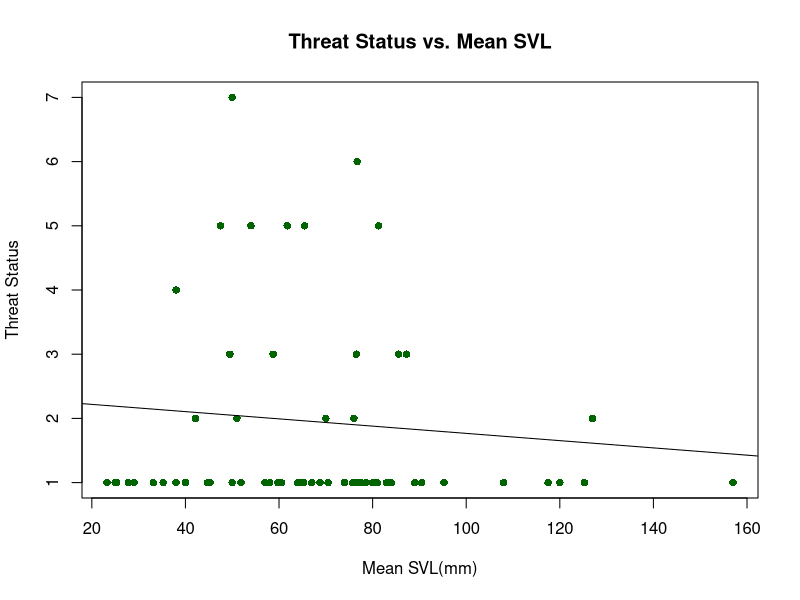
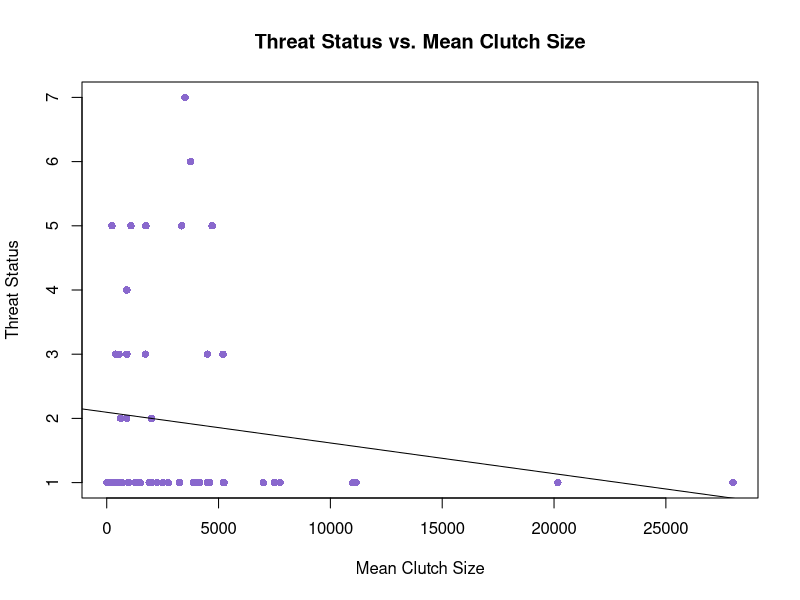
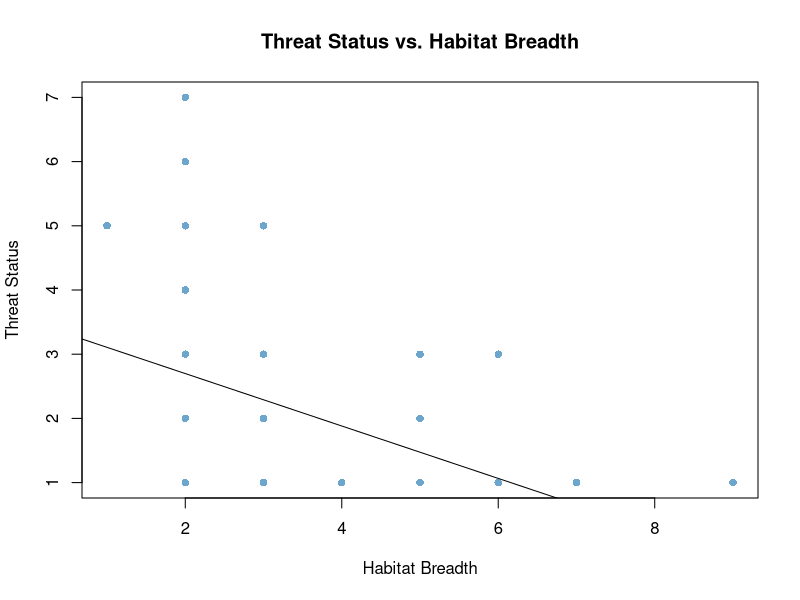
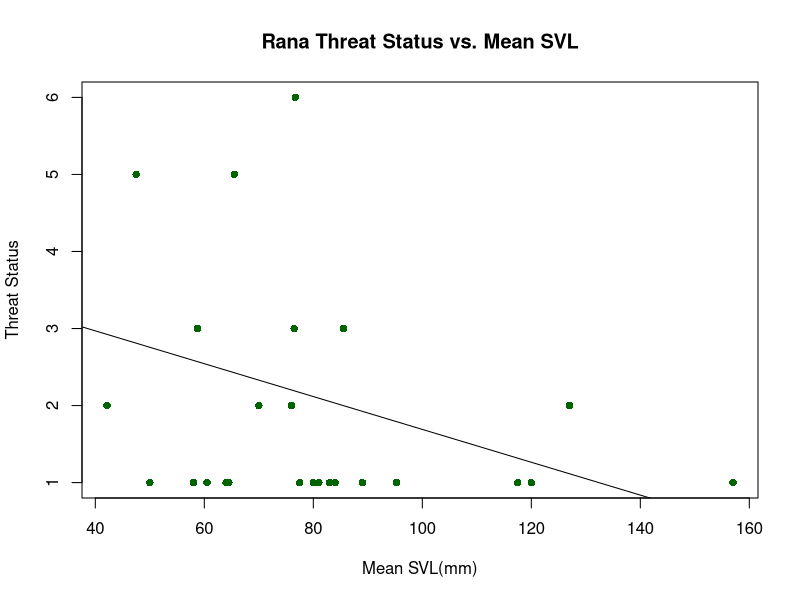
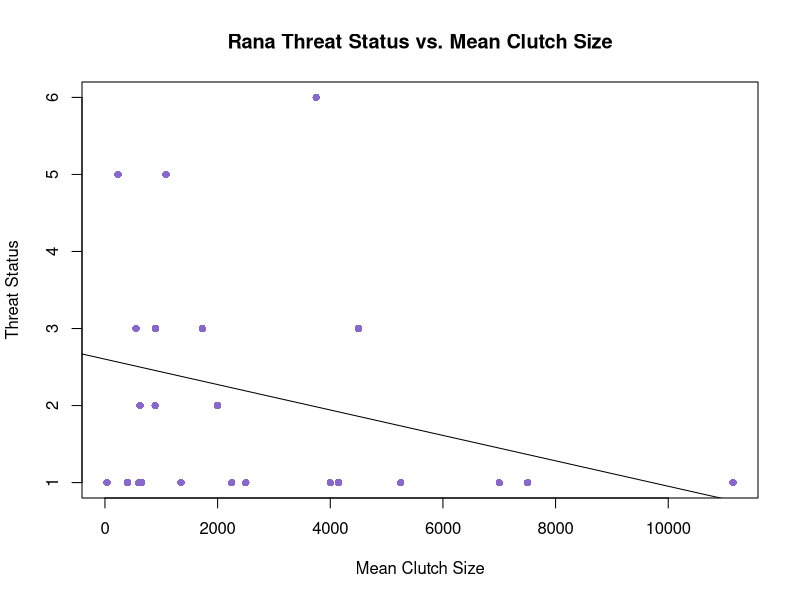
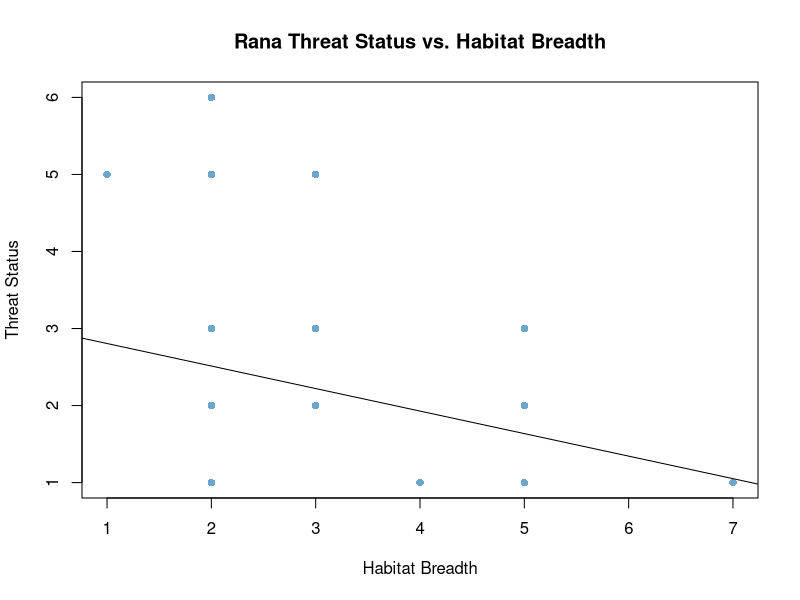

These figures' R source, in order: (Note: this script raises an error after producing the figures.)
# ENEC 395 Undergraduate Research 
# Alicia Wood
# 3/20/17
# Correlates of Extinction Risk in European and North American Amphibians


### Setting my working directory to the folder where all of my data and code are stored

setwd('~/Desktop/Extinction-Risk')

library(dplyr)


### Reading in raw data files

NAfrogs = read.table("NorthAmericanFrogs.txt", header=T, sep = '\t', quote = "\"")
EuroAmphib = read.table("EuropeanAmphibians.txt", header=T, sep = '\t', quote = "\"", na.strings = "DD")
Taxonomy = read.table("Taxonomy.txt", header=T, sep = '\t', quote = "\"")

# Creating threat binary column in the European Dataset
EuroAmphib$ThreatBinary <- NA
EuroAmphib$ThreatBinary[EuroAmphib$IUCN_Status_Vulnerable == 1 | EuroAmphib$IUCN_Status_Endangered == 1 | EuroAmphib$IUCN_Status_NearThreatened == 1 | EuroAmphib$IUCN_Status_CriticallyEndangered == 1] <- 1
EuroAmphib$ThreatBinary[EuroAmphib$IUCN_Status_LeastConcern == 1] <- 0

#Creating Habitat Breadth columns in both datasets
EuroAmphib$Habitat_Forest <- apply(EuroAmphib[,c(123:131)], 1, sum)
EuroAmphib$Habitat_Forest[EuroAmphib$Habitat_Forest > 0] <- 1
EuroAmphib$Habitat_Savanna <- apply(EuroAmphib[,c(132:133)], 1, sum)
EuroAmphib$Habitat_Savanna[EuroAmphib$Habitat_Savanna > 0] <- 1
EuroAmphib$Habitat_Shrubland <- apply(EuroAmphib[,c(134:141)], 1, sum)
EuroAmphib$Habitat_Shrubland[EuroAmphib$Habitat_Shrubland > 0] <- 1
EuroAmphib$Habitat_Grassland <- apply(EuroAmphib[,c(142:148)], 1, sum)
EuroAmphib$Habitat_Grassland[EuroAmphib$Habitat_Grassland > 0] <- 1
EuroAmphib$Habitat_Wetlands <- apply(EuroAmphib[,c(149:164)], 1, sum)
EuroAmphib$Habitat_Wetlands[EuroAmphib$Habitat_Wetlands > 0] <- 1
EuroAmphib$Habitat_RockyAreas[EuroAmphib$Habitat_RockyAreas_inland_cliffs_moutain_peaks == 1] <- 1
EuroAmphib$Habitat_RockyAreas[EuroAmphib$Habitat_RockyAreas_inland_cliffs_moutain_peaks == 0] <- 0
EuroAmphib$Habitat_Caves <- apply(EuroAmphib[,c(166:167)], 1, sum)
EuroAmphib$Habitat_Caves[EuroAmphib$Habitat_Caves > 0] <- 1
EuroAmphib$Habitat_Deserts <- apply(EuroAmphib[,c(168:170)], 1, sum)
EuroAmphib$Habitat_Deserts[EuroAmphib$Habitat_Deserts > 0] <- 1
EuroAmphib$Habitat_ArtificialTerrestrial <- apply(EuroAmphib[,c(171:176)], 1, sum)
EuroAmphib$Habitat_ArtificialTerrestrial[EuroAmphib$Habitat_ArtificialTerrestrial > 0] <- 1
EuroAmphib$Habitat_Other[EuroAmphib$Habitat_Other_dunes == 1] <- 1
EuroAmphib$Habitat_Other[EuroAmphib$Habitat_Other_dunes == 0] <- 0

EuroAmphib$HabitatBreadth <- apply(EuroAmphib[,c(256,265)], 1, sum)
NAfrogs$HabitatBreadth <- apply(NAfrogs[,c(22:33)], 1, sum)

#Creating singular clutch size column
NAfrogs$ClutchSize <- ifelse(is.na(NAfrogs$MeanClutchSize), ifelse(is.na(NAfrogs$MaxClutchSize), ifelse(is.na(NAfrogs$MinClutchSize), NA, NAfrogs$MinClutchSize), ifelse(is.na(NAfrogs$MinClutchSize), NAfrogs$MaxClutchSize, rowMeans(NAfrogs[,c("MinClutchSize", "MaxClutchSize")]))), NAfrogs$MeanClutchSize)

#Creating singularSVLunspecified column
NAfrogs$SVLunspecified <- ifelse(is.na(NAfrogs$MeanSVL_Unspecified_mm), ifelse(is.na(NAfrogs$MaxSVL_Unspecified_mm), ifelse(is.na(NAfrogs$MinSVL_Unspecified_mm), NA, NAfrogs$MinSVL_Unspecified_mm), ifelse(is.na(NAfrogs$MinSVL_Unspecified_mm), NAfrogs$MaxSVL_Unspecified_mm, rowMeans(NAfrogs[,c("MinSVL_Unspecified_mm", "MaxSVL_Unspecified_mm")]))), NAfrogs$MeanSVL_Unspecified_mm)
#Creating singular SVLfemale column
NAfrogs$SVLfemale <- ifelse(is.na(NAfrogs$MeanSVL_Female_mm), ifelse(is.na(NAfrogs$MaxSVL_Female_mm), ifelse(is.na(NAfrogs$MinSVL_Female_mm), NA, NAfrogs$MinSVL_Female_mm), ifelse(is.na(NAfrogs$MinSVL_Female_mm), NAfrogs$MaxSVL_Female_mm, rowMeans(NAfrogs[,c("MinSVL_Female_mm", "MaxSVL_Female_mm")]))), NAfrogs$MeanSVL_Female_mm)
#Creating singular SVLmale column
NAfrogs$SVLmale <- ifelse(is.na(NAfrogs$MeanSVL_Male_mm), ifelse(is.na(NAfrogs$MaxSVL_Male_mm), ifelse(is.na(NAfrogs$MinSVL_Male_mm), NA, NAfrogs$MinSVL_Male_mm), ifelse(is.na(NAfrogs$MinSVL_Male_mm), NAfrogs$MaxSVL_Male_mm, rowMeans(NAfrogs[,c("MinSVL_Male_mm", "MaxSVL_Male_mm")]))), NAfrogs$MeanSVL_Male_mm)
#Creating singular SVL overall column
NAfrogs$SVLMFmean <- rowMeans(NAfrogs[,c("SVLfemale", "SVLmale")])
NAfrogs$SVL <- ifelse(!is.na(NAfrogs$SVLunspecified) & !is.na(NAfrogs$SVLfemale) & !is.na(NAfrogs$SVLmale), rowMeans(NAfrogs[,c("SVLunspecified", "SVLMFmean")]), ifelse(is.na(NAfrogs$SVLunspecified), ifelse(is.na(NAfrogs$SVLfemale), ifelse(is.na(NAfrogs$SVLmale), NA, NAfrogs$SVLmale), ifelse(is.na(NAfrogs$SVLmale), NAfrogs$SVLfemale, NAfrogs$SVLMFmean)), NAfrogs$SVLunspecified))

# Threat status ordinal values
threat = data.frame(IUCN_Threat_Status = c('LC', 'VU', 'NT', 'TH', 'EN', 'CR', 'EW'),
                    threat = 1:7)
# Joining in taxon info
NAfrogs <- merge(NAfrogs, Taxonomy, by = "SpeciesName") %>% left_join(threat)
EuroAmphib <- merge(EuroAmphib, Taxonomy, by = "SpeciesName")

##### Plots

### North American Frogs

# Single Trait Linear Models
plot(NAfrogs$SVL, NAfrogs$threat, xlab = "Mean SVL(mm)", ylab = "Threat Status", main = "Threat Status vs. Mean SVL", col = "darkgreen", pch = 16)
lmsvl = lm(NAfrogs$threat ~ NAfrogs$SVL)
abline(lmsvl)
summary(lmsvl)
plot(NAfrogs$ClutchSize, NAfrogs$threat, xlab = "Mean Clutch Size", ylab = "Threat Status", main = "Threat Status vs. Mean Clutch Size", col = "mediumpurple3", pch = 16)
lmcs = lm(NAfrogs$threat ~ NAfrogs$ClutchSize)
abline(lmcs)
summary(lmcs)
plot(NAfrogs$HabitatBreadth, NAfrogs$threat, xlab = "Habitat Breadth", ylab = "Threat Status", main = "Threat Status vs. Habitat Breadth", col = "skyblue3", pch = 16)
lmbh = lm(NAfrogs$threat ~ NAfrogs$HabitatBreadth)
abline(lmbh)
summary(lmbh)
# Multi-Variable Linear Model
MultiLM = lm(NAfrogs$threat ~ NAfrogs$SVL + NAfrogs$ClutchSize + NAfrogs$HabitatBreadth)
summary(MultiLM)

### North American Rana
Rana = NAfrogs[NAfrogs$Genus == 'Rana',]
plot(Rana$SVL, Rana$threat, xlab = "Mean SVL(mm)", ylab = "Threat Status", main = "Rana Threat Status vs. Mean SVL", col = "darkgreen", pch = 16)
lmsvlr = lm(Rana$threat ~ Rana$SVL)
abline(lmsvlr)
summary(lmsvlr)
plot(Rana$ClutchSize, Rana$threat, xlab = "Mean Clutch Size", ylab = "Threat Status", main = "Rana Threat Status vs. Mean Clutch Size", col = "mediumpurple3", pch = 16)
lmcsr = lm(Rana$threat ~ Rana$ClutchSize)
abline(lmcsr)
summary(lmcsr)
plot(Rana$HabitatBreadth, Rana$threat, xlab = "Habitat Breadth", ylab = "Threat Status", main = "Rana Threat Status vs. Habitat Breadth", col = "skyblue3", pch = 16)
lmbhr = lm(Rana$threat ~ Rana$HabitatBreadth)
abline(lmbhr)
summary(lmbhr)
MultiLMr = lm(Rana$threat ~ Rana$SVL + Rana$ClutchSize + Rana$HabitatBreadth)
summary(MultiLMr)

# North American Anaxyrus
plot(Anaxyrus$SVL, Anaxyrus$threat, xlab = "Mean SVL(mm)", ylab = "Threat Status", main = "Anaxyrus Threat Status vs. Mean SVL", col = "darkgreen", pch = 16)
lmsvla = lm(Anaxyrus$threat ~ Anaxyrus$SVL)
abline(lmsvla)
summary(lmsvla)
plot(Anaxyrus$ClutchSize, Anaxyrus$threat, xlab = "Mean Clutch Size", ylab = "Threat Status", main = "Anaxyrus Threat Status vs. Mean Clutch Size", col = "mediumpurple3", pch = 16)
lmcsa = lm(Anaxyrus$threat ~ Anaxyrus$ClutchSize)
abline(lmcsa)
summary(lmcsa)
plot(Anaxyrus$HabitatBreadth, Anaxyrus$threat, xlab = "Habitat Breadth", ylab = "Threat Status", main = "Anaxyrus Threat Status vs. Habitat Breadth", col = "skyblue3", pch = 16)
lmbha = lm(Anaxyrus$threat ~ Anaxyrus$HabitatBreadth)
abline(lmbha)
summary(lmbha)
MultiLMa = lm(Anaxyrus$threat ~ Anaxyrus$SVL + Anaxyrus$ClutchSize + Anaxyrus$HabitatBreadth)
summary(MultiLMa)










# example data visualizations
boxplot(NAfrogs$MeanClutchSize ~ NAfrogs$ThreatBinary)
boxplot(NAfrogs$MaxClutchSize ~ NAfrogs$ThreatBinary)
boxplot(NAfrogs$MinClutchSize ~ NAfrogs$ThreatBinary)
boxplot(NAfrogs$MeanSVL_Unspecified_mm ~ NAfrogs$ThreatBinary)
boxplot(NAfrogs$MeanSVL_Female_mm ~ NAfrogs$ThreatBinary)
boxplot(NAfrogs$MeanSVL_Male_mm ~ NAfrogs$ThreatBinary)
boxplot(NAfrogs$MaxSVL_Male_mm ~ NAfrogs$ThreatBinary)
boxplot(NAfrogs$MaxSVL_Female_mm ~ NAfrogs$ThreatBinary)
boxplot(NAfrogs$MaxSVL_Unspecified_mm ~ NAfrogs$ThreatBinary)
boxplot(NAfrogs$MinSVL_Unspecified_mm ~ NAfrogs$ThreatBinary)
boxplot(NAfrogs$MinSVL_Female_mm ~ NAfrogs$ThreatBinary)
boxplot(NAfrogs$MinSVL_Male_mm ~ NAfrogs$ThreatBinary)
boxplot(NAfrogs$Insectivorous ~ NAfrogs$ThreatBinary)
boxplot(NAfrogs$Cannibalism ~ NAfrogs$ThreatBinary)
boxplot(NAfrogs$Moluscivorous ~ NAfrogs$ThreatBinary)
boxplot(NAfrogs$MaxElevation_m ~ NAfrogs$ThreatBinary)
boxplot(NAfrogs$MinElevation_m ~ NAfrogs$ThreatBinary)
boxplot(NAfrogs$HabitatBreadth ~ NAfrogs$ThreatBinary)



boxplot(EuroAmphib$SVL_Unspecified_mm ~ EuroAmphib$ThreatBinary)
boxplot(EuroAmphib$SVL_Female_mm ~ EuroAmphib$ThreatBinary)
boxplot(EuroAmphib$SVL_Male_mm ~ EuroAmphib$ThreatBinary)
boxplot(EuroAmphib$Number_of_eggs_or_offspring ~ EuroAmphib$ThreatBinary)
boxplot(EuroAmphib$AdultDiet_Insectivorous ~ EuroAmphib$ThreatBinary)
boxplot(EuroAmphib$AdultDIet_Moluscivorous ~ EuroAmphib$ThreatBinary)
boxplot(EuroAmphib$AdultDiet_Cannibalism ~ EuroAmphib$ThreatBinary)
boxplot(EuroAmphib$AdultDiet_Herbivorous ~ EuroAmphib$ThreatBinary)
boxplot(EuroAmphib$Altitude_min ~ EuroAmphib$ThreatBinary)
boxplot(EuroAmphib$Altitude_max ~ EuroAmphib$ThreatBinary)
boxplot(EuroAmphib$HabitatBreadth ~ EuroAmphib$ThreatBinary)


# paired tests: e.g., Wilcoxon rank sum test (wilcox.test)

# need to rearrange data for paired comparison where you 

  
